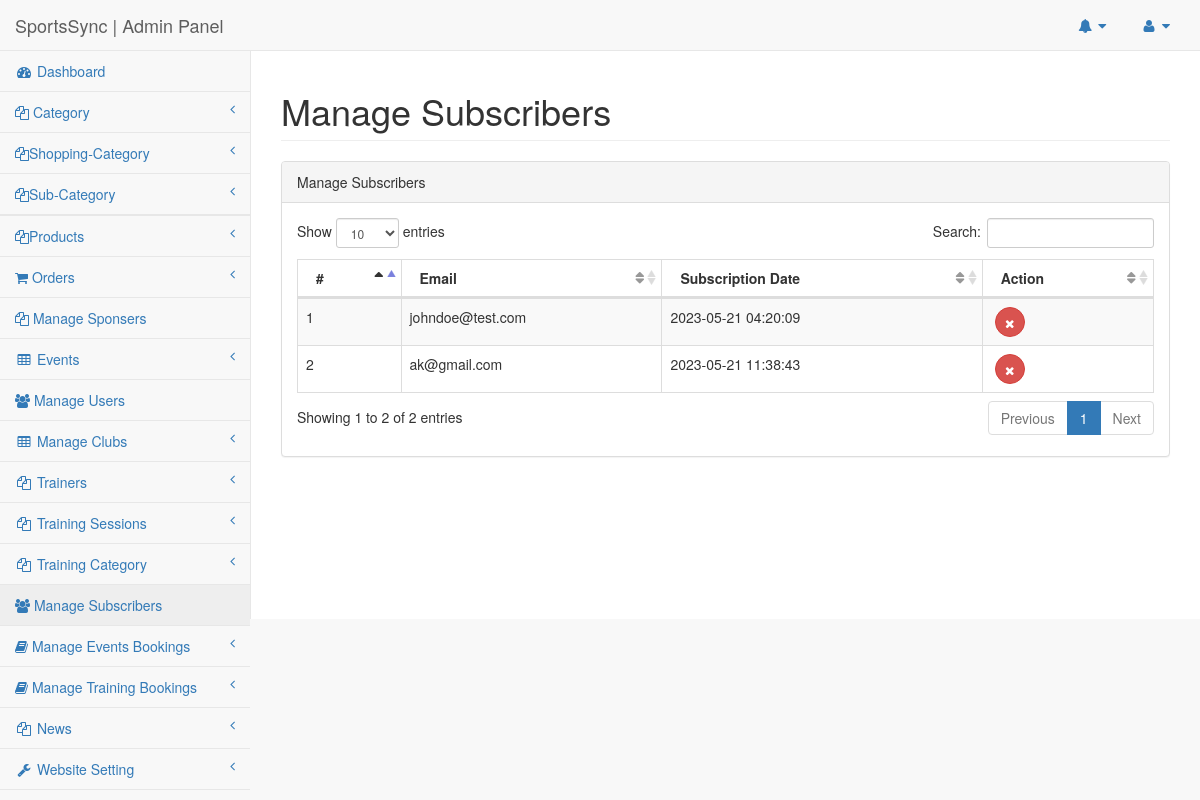
Page /SportsClubCode/admin/subscribers.php (signed in) on the committed database.
### tables this page shows
CREATE TABLE `tblsubscriber` (
  `id` int(11) NOT NULL,
  `UserEmail` varchar(255) DEFAULT NULL,
  `Regdate` timestamp NULL DEFAULT current_timestamp()
);

### SportsClubCode/admin/subscribers.php (the view, shortened to what this page needs)
<?php
include('includes/config.php');
if(strlen($_SESSION['adminsession'])==0)
{
header('location:logout.php');
}
else{
?>
<!DOCTYPE html>
<html lang="en">
<head>
    <link href="../vendor/bootstrap/css/bootstrap.min.css" rel="stylesheet">
    <link href="../vendor/metisMenu/metisMenu.min.css" rel="stylesheet">
    <link href="../dist/css/sb-admin-2.css" rel="stylesheet">
    <link href="../vendor/font-awesome/css/font-awesome.min.css" rel="stylesheet" type="text/css">
    <link href="../vendor/datatables-plugins/dataTables.bootstrap.css" rel="stylesheet">
    <link href="../vendor/datatables-responsive/dataTables.responsive.css" rel="stylesheet">
</head>
<body>
<div id="wrapper">
<nav class="navbar navbar-default navbar-static-top" role="navigation" style="margin-bottom: 0">
<?php include_once('includes/header.php');?>
<?php include_once('includes/leftbar.php');?>
</nav>
        <div id="page-wrapper">
            <div class="row">
                <div class="col-lg-12">
                    <h1 class="page-header"> Manage Subscribers</h1>
                </div>
            </div>
            <div class="row">
                <div class="col-lg-12">
                    <div class="panel panel-default">
                        <div class="panel-heading">
                           Manage Subscribers
                        </div>
                        <div class="panel-body">
                            <div class="row">
                                <div class="col-lg-12">
                            <table width="100%" class="table table-striped table-bordered table-hover" id="dataTables-example">
                                <thead>
                                    <tr>
                                        <th>#</th>
                                        <th>Email</th>
                                        <th>Subscription Date</th>
                                        <th>Action</th>
                                    </tr>
                                </thead>
                                <tbody>
<?php
$sql = "SELECT id,UserEmail,Regdate from tblsubscriber";
$query = $dbh -> prepare($sql);
$query->execute();
$results=$query->fetchAll(PDO::FETCH_OBJ);
$cnt=1;
if($query->rowCount() > 0)
{
foreach($results as $row)
{
    ?>
<tr >
<td><?php echo htmlentities($cnt);?></td>
<td><?php echo htmlentities($row->UserEmail);?></td>
<td><?php echo htmlentities($row->Regdate);?></td>
<td>
<a href="subscribers.php?del=<?php echo htmlentities($row->id);?>"  onclick="return confirm('Are you sure you want to delete?');"><button type="button" class="btn btn-danger btn-circle" style="margin-left:4px;"><i class="fa fa-times"></i>
                            </button>
                            </a></td>
</tr>
        <?php $cnt++;
    }} ?>
                                </tbody>
                            </table>
                                </div>
                            </div>
                        </div>
                    </div>
                </div>
            </div>
        </div>
    </div>
</body>
</html>
<?php } ?>

### rows in the picture
tblsubscriber: UserEmail "johndoe@test.com", Regdate "2023-05-21 04:20:09"
tblsubscriber: UserEmail "ak@gmail.com", Regdate "2023-05-21 11:38:43"
